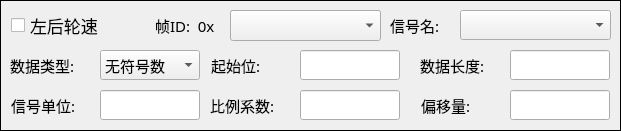
  <widget class="QFrame" name="frame_10">
   <property name="geometry">
    <rect>
     <x>10</x>
     <y>400</y>
     <width>621</width>
     <height>131</height>
    </rect>
   </property>
   <property name="frameShape">
    <enum>QFrame::Box</enum>
   </property>
   <property name="frameShadow">
    <enum>QFrame::Plain</enum>
   </property>
   <widget class="QComboBox" name="ComboBox_RLWheelSpd_SignalName">
    <property name="geometry">
     <rect>
      <x>460</x>
      <y>10</y>
      <width>151</width>
      <height>30</height>
     </rect>
    </property>
    <property name="font">
     <font>
      <pointsize>9</pointsize>
     </font>
    </property>
    <property name="currentIndex">
     <number>-1</number>
    </property>
   </widget>
   <widget class="QLineEdit" name="LineEdit_RLWheelSpd_Length">
    <property name="geometry">
     <rect>
      <x>510</x>
      <y>50</y>
      <width>100</width>
      <height>30</height>
     </rect>
    </property>
    <property name="font">
     <font>
      <pointsize>11</pointsize>
     </font>
    </property>
    <property name="alignment">
     <set>Qt::AlignRight|Qt::AlignTrailing|Qt::AlignVCenter</set>
    </property>
   </widget>
   <widget class="QLabel" name="label_58">
    <property name="geometry">
     <rect>
      <x>421</x>
      <y>90</y>
      <width>90</width>
      <height>30</height>
     </rect>
    </property>
    <property name="font">
     <font>
      <family>微软雅黑</family>
      <pointsize>11</pointsize>
     </font>
    </property>
    <property name="text">
     <string>偏移量:</string>
    </property>
   </widget>
   <widget class="QLabel" name="label_59">
    <property name="geometry">
     <rect>
      <x>211</x>
      <y>50</y>
      <width>90</width>
      <height>30</height>
     </rect>
    </property>
    <property name="font">
     <font>
      <family>微软雅黑</family>
      <pointsize>11</pointsize>
     </font>
    </property>
    <property name="text">
     <string>起始位:</string>
    </property>
   </widget>
   <widget class="QLineEdit" name="LineEdit_RLWheelSpd_Start">
    <property name="geometry">
     <rect>
      <x>300</x>
      <y>50</y>
      <width>100</width>
      <height>30</height>
     </rect>
    </property>
    <property name="font">
     <font>
      <pointsize>11</pointsize>
     </font>
    </property>
    <property name="alignment">
     <set>Qt::AlignRight|Qt::AlignTrailing|Qt::AlignVCenter</set>
    </property>
   </widget>
   <widget class="QLabel" name="label_60">
    <property name="geometry">
     <rect>
      <x>420</x>
      <y>50</y>
      <width>90</width>
      <height>30</height>
     </rect>
    </property>
    <property name="font">
     <font>
      <family>微软雅黑</family>
      <pointsize>11</pointsize>
     </font>
    </property>
    <property name="text">
     <string>数据长度:</string>
    </property>
   </widget>
   <widget class="QComboBox" name="ComboBox_RLWheelSpd_UorI">
    <property name="geometry">
     <rect>
      <x>100</x>
      <y>50</y>
      <width>100</width>
      <height>30</height>
     </rect>
    </property>
    <property name="font">
     <font>
      <pointsize>11</pointsize>
     </font>
    </property>
    <item>
     <property name="text">
      <string>无符号数</string>
     </property>
    </item>
    <item>
     <property name="text">
      <string>有符号数</string>
     </property>
    </item>
   </widget>
   <widget class="QLineEdit" name="LineEdit_RLWheelSpd_Offset">
    <property name="geometry">
     <rect>
      <x>510</x>
      <y>90</y>
      <width>100</width>
      <height>30</height>
     </rect>
    </property>
    <property name="font">
     <font>
      <pointsize>11</pointsize>
     </font>
    </property>
    <property name="text">
     <string/>
    </property>
    <property name="alignment">
     <set>Qt::AlignRight|Qt::AlignTrailing|Qt::AlignVCenter</set>
    </property>
   </widget>
   <widget class="QLineEdit" name="LineEdit_RLWheelSpd_ID">
    <property name="geometry">
     <rect>
      <x>230</x>
      <y>10</y>
      <width>151</width>
      <height>30</height>
     </rect>
    </property>
    <property name="font">
     <font>
      <pointsize>11</pointsize>
     </font>
    </property>
    <property name="text">
     <string/>
    </property>
    <property name="alignment">
     <set>Qt::AlignRight|Qt::AlignTrailing|Qt::AlignVCenter</set>
    </property>
   </widget>
   <widget class="QCheckBox" name="CheckBox_RLWheelSpd_En">
    <property name="geometry">
     <rect>
      <x>11</x>
      <y>10</y>
      <width>231</width>
      <height>31</height>
     </rect>
    </property>
    <property name="font">
     <font>
      <pointsize>13</pointsize>
     </font>
    </property>
    <property name="text">
     <string>左后轮速</string>
    </property>
   </widget>
   <widget class="QLabel" name="label_62">
    <property name="geometry">
     <rect>
      <x>10</x>
      <y>50</y>
      <width>90</width>
      <height>30</height>
     </rect>
    </property>
    <property name="font">
     <font>
      <family>微软雅黑</family>
      <pointsize>11</pointsize>
     </font>
    </property>
    <property name="text">
     <string>数据类型:</string>
    </property>
   </widget>
   <widget class="QLabel" name="Label_RLWheelSpd">
    <property name="geometry">
     <rect>
      <x>390</x>
      <y>10</y>
      <width>90</width>
      <height>30</height>
     </rect>
    </property>
    <property name="font">
     <font>
      <family>微软雅黑</family>
      <pointsize>11</pointsize>
     </font>
    </property>
    <property name="text">
     <string>信号名:</string>
    </property>
   </widget>
   <widget class="QLabel" name="label_64">
    <property name="geometry">
     <rect>
      <x>155</x>
      <y>10</y>
      <width>81</width>
      <height>30</height>
     </rect>
    </property>
    <property name="font">
     <font>
      <family>微软雅黑</family>
      <pointsize>11</pointsize>
     </font>
    </property>
    <property name="text">
     <string>帧ID:  0x</string>
    </property>
   </widget>
   <widget class="QLabel" name="label_61">
    <property name="geometry">
     <rect>
      <x>210</x>
      <y>90</y>
      <width>90</width>
      <height>30</height>
     </rect>
    </property>
    <property name="font">
     <font>
      <family>微软雅黑</family>
      <pointsize>11</pointsize>
     </font>
    </property>
    <property name="text">
     <string>比例系数:</string>
    </property>
   </widget>
   <widget class="QLineEdit" name="LineEdit_RLWheelSpd_Factor">
    <property name="geometry">
     <rect>
      <x>300</x>
      <y>90</y>
      <width>100</width>
      <height>30</height>
     </rect>
    </property>
    <property name="font">
     <font>
      <pointsize>11</pointsize>
     </font>
    </property>
    <property name="alignment">
     <set>Qt::AlignRight|Qt::AlignTrailing|Qt::AlignVCenter</set>
    </property>
   </widget>
   <widget class="QComboBox" name="ComboBox_RLWheelSpd_ID">
    <property name="geometry">
     <rect>
      <x>230</x>
      <y>10</y>
      <width>151</width>
      <height>31</height>
     </rect>
    </property>
    <property name="frame">
     <bool>true</bool>
    </property>
   </widget>
   <widget class="QLineEdit" name="LineEdit_RLWheelSpd_Unit">
    <property name="geometry">
     <rect>
      <x>100</x>
      <y>90</y>
      <width>100</width>
      <height>30</height>
     </rect>
    </property>
    <property name="font">
     <font>
      <pointsize>11</pointsize>
     </font>
    </property>
    <property name="alignment">
     <set>Qt::AlignRight|Qt::AlignTrailing|Qt::AlignVCenter</set>
    </property>
   </widget>
   <widget class="QLabel" name="label_38">
    <property name="geometry">
     <rect>
      <x>11</x>
      <y>90</y>
      <width>90</width>
      <height>30</height>
     </rect>
    </property>
    <property name="font">
     <font>
      <family>微软雅黑</family>
      <pointsize>11</pointsize>
     </font>
    </property>
    <property name="text">
     <string>信号单位:</string>
    </property>
   </widget>
  </widget>
